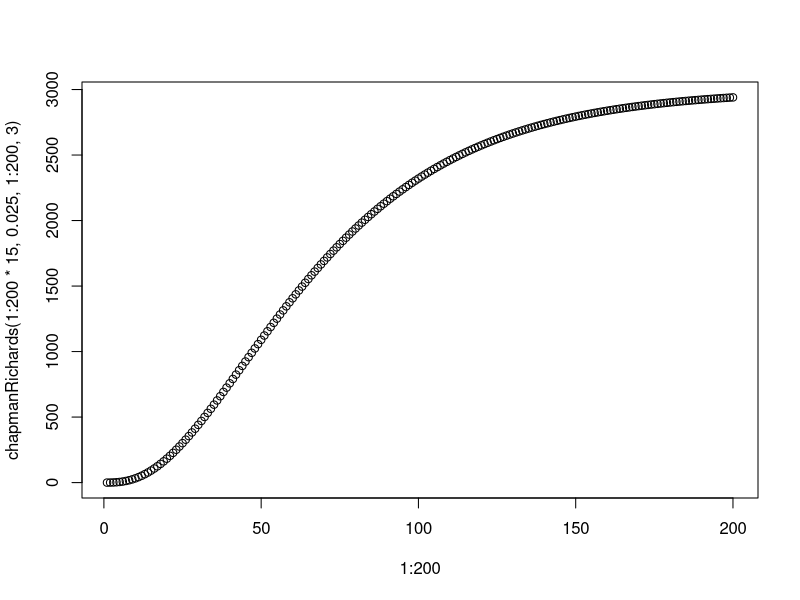

R code for this plot: (Note: this script raises an error after producing the figure.)
chapmanRichards <- function(y, k, t, p) {
  y <- max(y)*(1 - exp(-k*t))^p
}

plot(1:200, chapmanRichards(1:200*15, 0.025, 1:200, 3))

a$totMerch

nlsout <- nlrob(totMerch ~ A * (1 - exp(-k * ageNumeric))^p,
                data = a,
                start = list(A = 83, k = 0.03, p = 4),
                trace = TRUE)
summary(nlsout)
summary(nlsout)$coefficients[1 : 3]

plot(fitted(nlsout))
